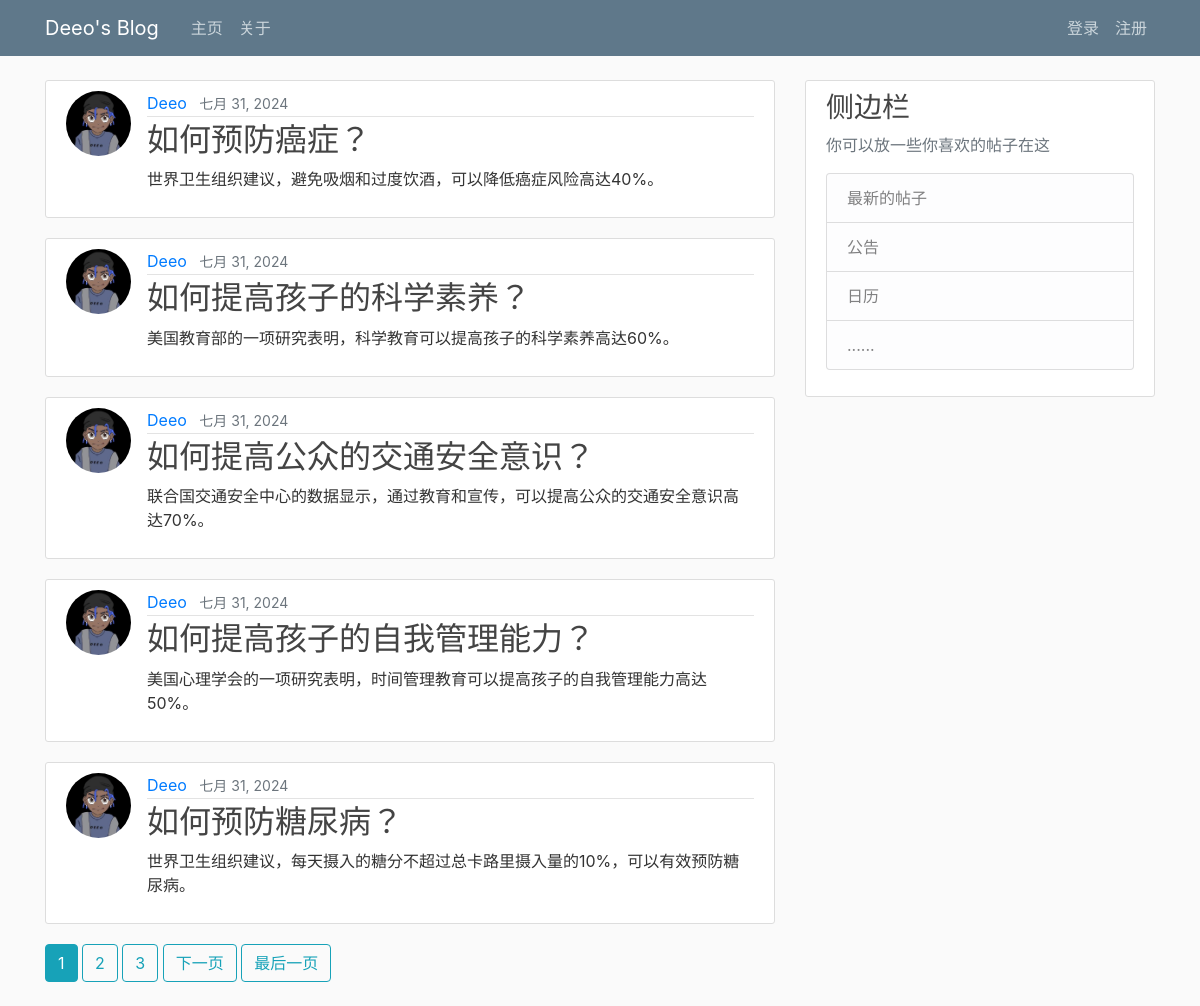
The page / on the database its author committed.
### blog/models.py (models this page shows, shortened)
class Post(models.Model):
    title = models.CharField(max_length=100)
    content = models.TextField()
    date_posted = models.DateTimeField(default=timezone.now)
    author = models.ForeignKey(User, on_delete=models.CASCADE)

### users/models.py (models this page shows, shortened)
class Profile(models.Model):
    user = models.OneToOneField(User, on_delete=models.CASCADE)
    image = models.ImageField(default='default.jpg', upload_to='profile_pics')

### blog/views.py (the view)
# urls.py: path('', PostListView.as_view(), name='blog-home'),
class PostListView(ListView):
    model = Post
    template_name = 'blog/home.html'  # <app>/<model>_<viewtype>.html
    context_object_name = 'posts'
    ordering = ['-date_posted']
    paginate_by = 5

### blog/templates/blog/home.html (shortened to what this page needs)
{% extends "blog/base.html" %}
{% block content %}
    {% for post in posts %}
        <article class="media content-section">
          <img class="rounded-circle article-img" src="{{ post.author.profile.image.url }}">
          <div class="media-body">
            <div class="article-metadata">
              <a class="mr-2" href="{% url 'user-posts' post.author.username %}">{{ post.author }}</a>
              <small class="text-muted">{{ post.date_posted|date:"F d, Y" }}</small>
            </div>
            <h2><a class="article-title" href="{% url 'post-detail' post.id %}">{{ post.title }}</a></h2>
            <p class="article-content">{{ post.content }}</p>
          </div>
        </article>
    {% endfor %}
    {% if is_paginated %}
      {% for num in page_obj.paginator.page_range %}
        {% if page_obj.number == num %}
          <a class="btn btn-info mb-4" href="?page={{ num }}">{{ num }}</a>
        {% elif num > page_obj.number|add:'-3' and num < page_obj.number|add:'3' %}
          <a class="btn btn-outline-info mb-4" href="?page={{ num }}">{{ num }}</a>
        {% endif %}
      {% endfor %}
      {% if page_obj.has_next %}
        <a class="btn btn-outline-info mb-4" href="?page={{ page_obj.next_page_number }}">下一页</a>
        <a class="btn btn-outline-info mb-4" href="?page={{ page_obj.paginator.num_pages }}">最后一页</a>
      {% endif %}
    {% endif %}
{% endblock content %}

### blog/templates/blog/base.html (shortened to what this page needs)
{% load static %}
<!DOCTYPE html>
<head>
    <link rel="stylesheet" href="https://cdn.jsdelivr.net/npm/bootstrap@4.6.2/dist/css/bootstrap.min.css">
    <link rel="stylesheet" type="text/css" href="{% static 'blog/main.css' %}">
</head>
<body>
    <header class="site-header">
      <nav class="navbar navbar-expand-md navbar-dark bg-steel fixed-top">
        <div class="container">
          <a class="navbar-brand mr-4" href="{% url 'blog-home' %}">Deeo's Blog</a>
          <div class="collapse navbar-collapse" id="navbarToggle">
            <div class="navbar-nav mr-auto">
              <a class="nav-item nav-link" href="{% url 'blog-home' %}">主页</a>
              <a class="nav-item nav-link" href="{% url 'blog-about' %}">关于</a>
            </div>
            <div class="navbar-nav">
              {% if user.is_authenticated %}
                <a class="nav-item nav-link" href="{% url 'post-create' %}">新帖子</a>
                <a class="nav-item nav-link" href="{% url 'profile' %}">个人资料</a>
                <a class="nav-item nav-link" href="{% url 'logout' %}">注销</a>
              {% else %}
                <a class="nav-item nav-link" href="{% url 'login' %}">登录</a>
              <a class="nav-item nav-link" href="{% url 'register' %}">注册</a>
              {% endif %}
            </div>
          </div>
        </div>
      </nav>
    </header>
    <main role="main" class="container">
      <div class="row">
        <div class="col-md-8">
          {% block content %}{% endblock %}
        </div>
        <div class="col-md-4">
          <div class="content-section">
            <h3>侧边栏</h3>
            <p class='text-muted'>你可以放一些你喜欢的帖子在这
              <ul class="list-group">
                <li class="list-group-item list-group-item-light">最新的帖子</li>
                <li class="list-group-item list-group-item-light">公告</li>
                <li class="list-group-item list-group-item-light">日历</li>
                <li class="list-group-item list-group-item-light">......</li>
              </ul>
            </p>
          </div>
        </div>
      </div>
    </main>
</body>
</html>

### blog/static/blog/main.css (style rules this page uses)
body { background: #fafafa; color: #333; margin-top: 5rem; }
h1, h2, h3, h4, h5, h6 { color: #444; }
ul { margin: 0; }
.bg-steel { background-color: #5f788a; }
.site-header .navbar-nav .nav-link { color: #cbd5db; }
.content-section { background: #fff; padding: 10px 20px; border: 1px solid #ddd; border-radius: 3px; margin-bottom: 20px; }
.article-title { color: #444; }
.article-content { white-space: pre-line; }
.article-img { height: 65px; width: 65px; margin-right: 16px; }
.article-metadata { padding-bottom: 1px; margin-bottom: 4px; border-bottom: 1px solid #e3e3e3 }

### rows shown on the page
Post: author.profile.image (picture), author "Deeo", date_posted "七月 31, 2024", title "如何预防癌症？", content "世界卫生组织建议，避免吸烟和过度饮酒，可以降低癌症风险高达40%。"
Post: author.profile.image (picture), author "Deeo", date_posted "七月 31, 2024", title "如何提高孩子的科学素养？", content "美国教育部的一项研究表明，科学教育可以提高孩子的科学素养高达60%。"
Post: author.profile.image (picture), author "Deeo", date_posted "七月 31, 2024", title "如何提高公众的交通安全意识？", content "联合国交通安全中心的数据显示，通过教育和宣传，可以提高公众的交通安全意识高达70%。"
Post: author.profile.image (picture), author "Deeo", date_posted "七月 31, 2024", title "如何提高孩子的自我管理能力？", content "美国心理学会的一项研究表明，时间管理教育可以提高孩子的自我管理能力高达50%。"
Post: author.profile.image (picture), author "Deeo", date_posted "七月 31, 2024", title "如何预防糖尿病？", content "世界卫生组织建议，每天摄入的糖分不超过总卡路里摄入量的10%，可以有效预防糖尿病。"

### other values the page prints
{{ num }} "1"
{{ num }} "2" "3"
